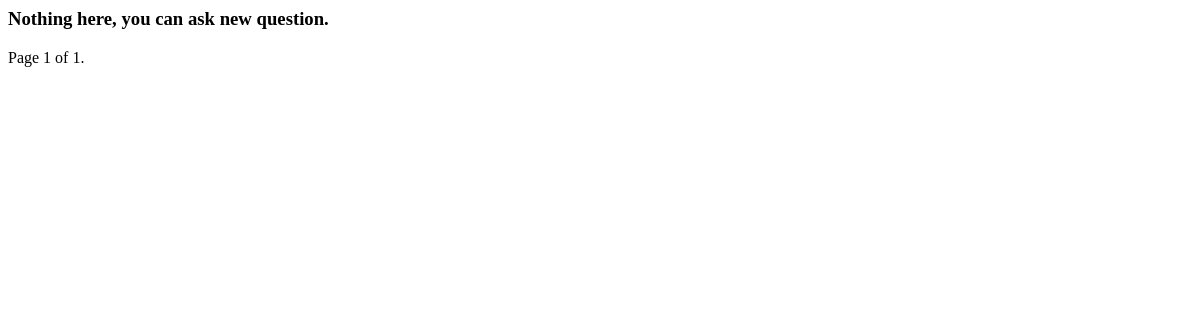
The app's page /cana/prompts/?page=4, older data.
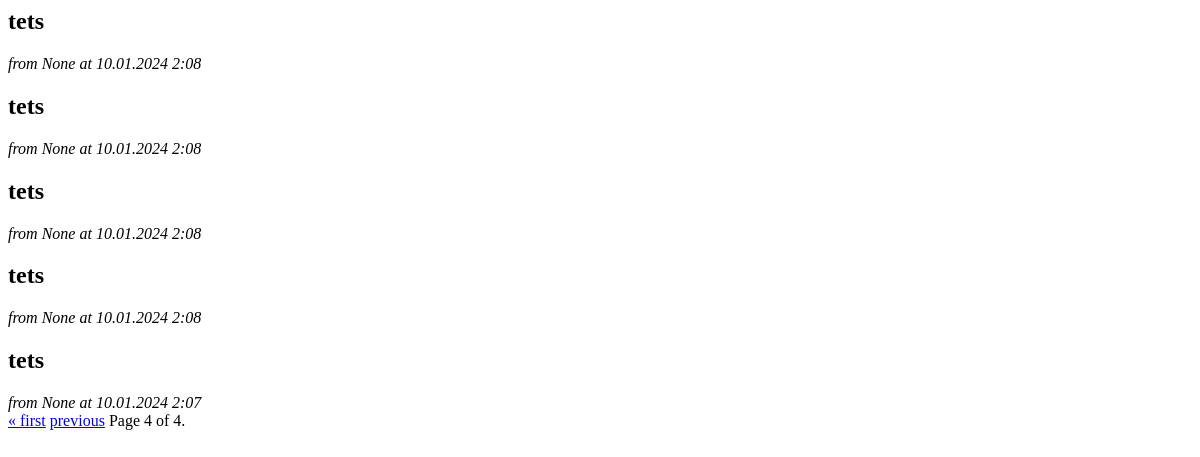
The same page, newer data.
### help/models.py (models this page shows, shortened)
class Prompt(models.Model):
    question = models.CharField(max_length=255)
    date = models.DateTimeField(auto_now_add=True)
    ip = models.GenericIPAddressField(null=True, blank=True)

### help/views.py (the view)
# urls.py: path("cana/prompts/", views.prompts_list, name="prompts_list"),
def prompts_list(request):
    questions_with_answers = Prompt.objects.prefetch_related('answer_set').all().order_by("-date")
    paginator = Paginator(questions_with_answers, 5)
    page_number = request.GET.get("page")
    print(page_number)
    page_obj = paginator.get_page(page_number)
    return render(request, "help/prompts_list.html", {"page_obj": page_obj})

### help/templates/help/prompts_list.html (shortened to what this page needs)
{% if page_obj %}
<div class="list">
{% for prompt in page_obj %}
    <div class="list-item">
        <h2>{{prompt.question}}</h2>
        <i>from {{prompt.ip}} at {{prompt.date|date:"d.m.Y G:i" }}</i>
    </div>
{% endfor %}
</div>
{% else %}
<h3>Nothing here, you can ask new question.</h3>
{% endif %}
<div class="pagination" hx-target="#prompts-list">
    <span class="step-links">
        {% if page_obj.has_previous %}
            <a href="{% url 'help:prompts_list' %}?page=1" hx-get="{% url 'help:prompts_list' %}?page=1">&laquo; first</a>
            <a href="{% url 'help:prompts_list' %}?page={{ page_obj.previous_page_number }}" hx-get="{% url 'help:prompts_list' %}?page={{ page_obj.previous_page_number }}">previous</a>
        {% endif %}
        <span class="current">
            Page {{ page_obj.number }} of {{ page_obj.paginator.num_pages }}.
        </span>
    </span>
</div>

Row changes from the older to the newer data that the page shows:
added Prompt: question "tets", ip "None", date "10.01.2024 2:08"
added Prompt: question "tets", ip "None", date "10.01.2024 2:08"
added Prompt: question "tets", ip "None", date "10.01.2024 2:08"
added Prompt: question "tets", ip "None", date "10.01.2024 2:08"
added Prompt: question "tets", ip "None", date "10.01.2024 2:07"
Text that changed along with them:
{{ page_obj.number }}: "1" → "4"
{{ page_obj.paginator.num_pages }}: "1" → "4"
text no longer shown: "Nothing here, you can ask new question."
text now shown: "« first previous"
